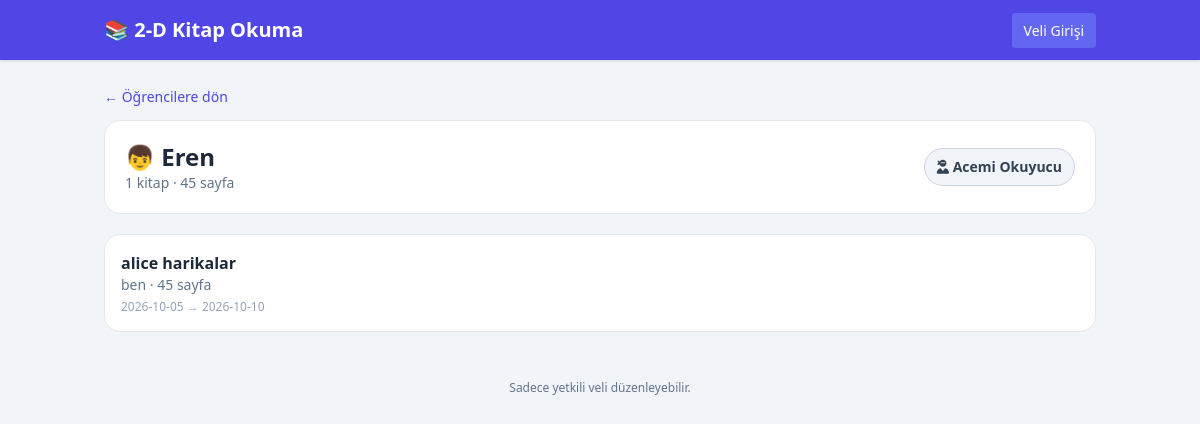
Screenshot of /student/2 with the database file from the repository.
### tables this page shows
CREATE TABLE students (
        id INTEGER PRIMARY KEY AUTOINCREMENT,
        name TEXT NOT NULL UNIQUE,
        created_at TIMESTAMP DEFAULT CURRENT_TIMESTAMP
    );

CREATE TABLE books (
        id INTEGER PRIMARY KEY AUTOINCREMENT,
        student_id INTEGER NOT NULL,
        title TEXT NOT NULL,
        author TEXT NOT NULL,
        page_count INTEGER NOT NULL,
        issue_date TEXT NOT NULL,
        return_date TEXT NOT NULL,
        created_at TIMESTAMP DEFAULT CURRENT_TIMESTAMP,
        FOREIGN KEY(student_id) REFERENCES students(id) ON DELETE CASCADE
    );

### app.py (the view)
@app.route('/student/<int:student_id>')
def student_detail(student_id):
    conn = db()
    student = conn.execute(
        'SELECT * FROM students WHERE id=?',
        (student_id,)
    ).fetchone()
    if not student:
        conn.close()
        return 'Öğrenci bulunamadı', 404
    books = conn.execute("""
        SELECT *
        FROM books
        WHERE student_id=?
        ORDER BY issue_date DESC, id DESC
    """, (student_id,)).fetchall()
    rank = get_rank(len(books))
    pages = sum(
        book['page_count']
        for book in books
    )
    conn.close()
    return render_template(
        'student.html',
        student=student,
        books=books,
        rank=rank,
        total_pages=pages
    )

### app.py (called while the page is built)
def get_rank(count):
    current = RANKS[0]
    next_count = None
    for i, rank in enumerate(RANKS):
        if count >= rank[0]:
            current = rank
            if i + 1 < len(RANKS):
                next_count = RANKS[i + 1][0]
    previous = current[0]
    if next_count:
        progress = int(
            ((count - previous) / (next_count - previous)) * 100
        )
    else:
        progress = 100
    return {
        'title': current[1],
        'badge_style': current[2],
        'icon': current[3],
        'next_count': next_count,
        'progress': min(100, max(0, progress))
    }

def db():
    os.makedirs(
        os.path.dirname(DB_PATH),
        exist_ok=True
    )
    conn = sqlite3.connect(DB_PATH)
    conn.row_factory = sqlite3.Row
    return conn

### templates/student.html
{% extends 'base.html' %}{% block content %}<a href="/" class="text-sm text-indigo-600">← Öğrencilere dön</a><div class="bg-white rounded-2xl border p-5 mt-3 mb-5"><div class="flex justify-between items-center gap-3"><div><h1 class="text-2xl font-bold">👦 {{student.name}}</h1><p class="text-sm text-slate-500">{{books|length}} kitap · {{total_pages}} sayfa</p></div><span class="px-3 py-2 rounded-full border text-sm font-bold {{rank.badge_style}}"><i class="fa-solid {{rank.icon}}"></i> {{rank.title}}</span></div></div><div class="bg-white rounded-2xl border overflow-hidden">{% for b in books %}<div class="p-4 border-b last:border-0"><div class="font-bold">{{b.title}}</div><div class="text-sm text-slate-500">{{b.author}} · {{b.page_count}} sayfa</div><div class="text-xs text-slate-400 mt-1">{{b.issue_date}} → {{b.return_date}}</div></div>{% else %}<div class="p-8 text-center text-slate-500">Henüz kitap okunmamış.</div>{% endfor %}</div>{% endblock %}

### rows the page displays
students: name "Eren"
books: title "alice harikalar", author "ben", page_count "45", issue_date "2026-10-05", return_date "2026-10-10"

### other values shown
{{ books|length }} "1"
{{ total_pages }} "45"
{{ rank.title }} "Acemi Okuyucu"
